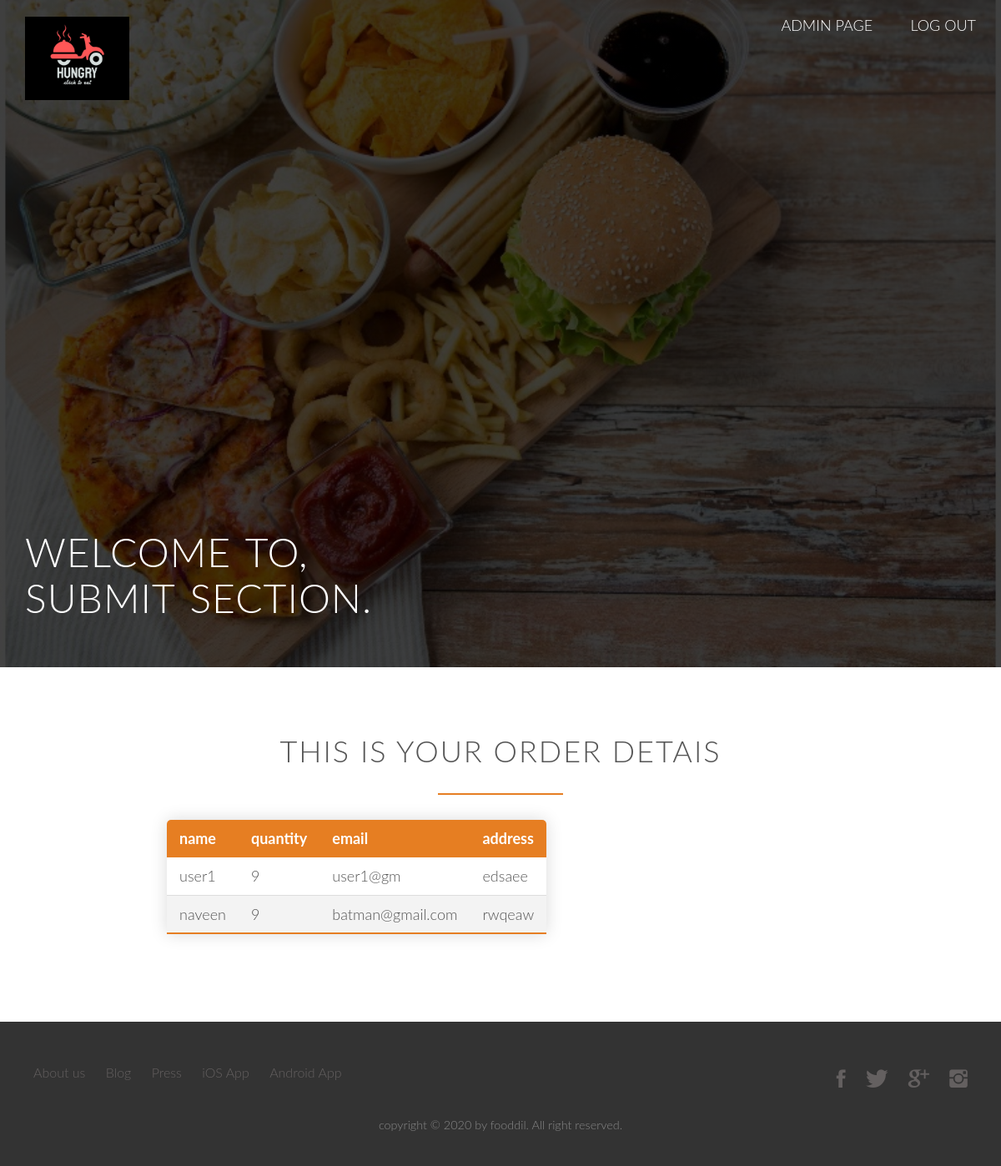
The page /orderdetails.php on the database its author committed.
### tables this page shows
CREATE TABLE IF NOT EXISTS `order_details` (
  `name` varchar(200) NOT NULL,
  `quntity` int NOT NULL,
  `email` varchar(200) NOT NULL,
  `address` text NOT NULL
);

### orderdetails.php (the view, shortened to what this page needs)
<?php
$servername = "localhost";
$username = "root";
$password = "";
$dbname = "cw2_food";
$conn = new mysqli($servername, $username, $password, $dbname);
$sql = "SELECT * FROM `order_details` ";
$result = $conn->query($sql);
?>
<!DOCTYPE html>
<html>
<head>
    <link rel="stylesheet" href="vendors/css/normalize.css">
    <link rel="stylesheet" type="text/css" href="resources/css/style.css">
    <link rel="stylesheet" href="vendors/css/7.1 Grid.css">
    <link rel="stylesheet" href="vendors/css/ionicons.min.css">
</head>
<body>
	<header>
        <nav>
            <div class="row">
                <img src="resources/css/img/logo.jpg" alt="food logo" class="logo">
                <ul class="main-nav">
                    <li> <a href="admin.php">Admin page </a> </li>
                    <li> <a href="preview.php">LOG OUT </a> </li>
                </ul>
            </div>
        </nav>
         <div class="hero-text-box">
             <h1>welcome to, <br> submit section.</h1>
         </div>
    </header>
<section>
   <h2>this is your order detais</h2>
<table class="content-table">
  <thead>
  <tr class=>
            <td>name</td>
            <td>quantity</td>
            <td>email</td>
            <td>address</td>
        </tr>
  </thead>
<?php if ($result->num_rows > 0) {
  while($row = $result->fetch_assoc()) {
    echo "<tr><td>".$row["name"]."</td><td>".$row["quntity"]." </td><td>".$row["email"]."
   </td><td>".$row["address"]."</td></tr>";
  }
} else {
  echo "0 results";
}
$conn->close(); ?>
</table>
</section>
             <footer>
                <div class="row">
                    <div class="col span-1-of-2">
                        <ul class="footer-nav">
                            <li><a href="#"> About us </a></li>
                            <li><a href="#"> Blog </a></li>
                            <li><a href="#"> Press </a></li>
                            <li><a href="#"> iOS App </a></li>
                            <li><a href="#">  Android App </a></li>
                        </ul>
                    </div>
                    <div class="col span-1-of-2">
                        <ul class="social-links">
                            <li><a href="#"> <i class="ion-social-facebook"></i></a></li>
                            <li><a href="#"> <i class="ion-social-twitter"></i></a></li>
                            <li><a href="#"> <i class="ion-social-googleplus"></i></a></li>
                            <li><a href="#"> <i class="ion-social-instagram"></i></a></li>
                        </ul>
                    </div>
                </div>
                <div class="row">
                    <p>
                        copyright &copy; 2020 by fooddil. All right reserved.
                    </p>
                </div>
            </footer>
</body>
</html>

### resources/css/style.css (style rules this page uses)
* { padding: 0; margin: 0%; box-sizing: border-box; }
html { background-color: #fff; color: #555; font-family: 'Lato', Arial, Helvetica, sans-serif; font-size: 20px; font-weight: 300; text-rendering: optimizeLegibility; }
.row { max-width: 1140px; margin: 0 auto 0 auto; }
header { background-image: linear-gradient(rgba(0, 0, 0, 0.753), rgba(0, 0, 0, 0.74)), url(img/hero.jpg); background-size: cover; background-position: center; height: 100vh; }
.hero-text-box { position: absolute; width: 1140px; top: 50%; left: 50%; transform: translate(-50%, -50%); }
h1 { margin-top: 0px; margin-bottom: 20px; color: #fff; font-size: 240%; font-weight: 300; text-transform: uppercase; letter-spacing: 1px; word-spacing: 4px; }
.logo { height: 100px; width: auto; float: left; margin-top: 20px; }
.main-nav { float: right; list-style: none; margin-top: 50px; }
.main-nav li { display: inline-block; margin-left: 40px; ; }
.main-nav li a:link, .main-nav li a:visited { padding: 8px 0px; color: white; text-decoration: none; text-transform: uppercase; font-size: 90%; border-bottom: 2px solid transparent; transition: border-bottom 0.2s; }
.main-nav { margin-top: 18px; }
section { padding: 80px 0px; }
h2 { font-weight: 300; text-transform: uppercase; letter-spacing: 2px; font-size: 180%; text-align: center; margin-bottom: 30px; }
h2:after { display: block; height: 2px; background-color: #e67e22; content: " "; width: 150px; margin: 0 auto; margin-top: 30px; }
footer { background-color: #333; padding: 40px; font-size: 80%; }
.footer-nav { list-style: none; float: left; }
.social-links { list-style: none; float: right; }
.footer-nav li, .social-links li { display: inline-block; margin-right: 20px; }
.footer-nav li:last-child, .social-links li:last-child { margin-right: 0px; }
.footer-nav li a:link, .footer-nav li a:visited, .social-links li a:link, .social-links a:visited { text-decoration: none; border: 0px; color: rgb(100, 96, 96); transition: color 0.2s; }
.social-links li a:link, .social-links li a:visited { font-size: 180%; }
footer p { color: #888; text-align: center; font-size: 90%; margin-top: 20px; }
.ion-social-facebook, .ion-social-twitter, .ion-social-googleplus, .ion-social-instagram { transition: color 0.2s; }
.content-table { border-collapse: collapse; margin: 25px 0; font-size: 0.9em; min-width: 400px; border-radius: 5px 5px 0 0; overflow: hidden; box-shadow: 0 0 20px rgba(0, 0, 0, 0.15); margin-left: 200px; }
.content-table thead tr { background-color: #e67e22; color: #ffffff; text-align: left; font-weight: bold; width: 100%; }
.content-table th, .content-table td { padding: 12px 15px; }
.content-table tbody tr { border-bottom: 1px solid #dddddd; }
.content-table tbody tr:nth-of-type(even) { background-color: #f3f3f3; }
.content-table tbody tr:last-of-type { border-bottom: 2px solid #e67e22; }

### rows shown on the page
order_details: name "user1", quntity "9", email "user1@gm", address "edsaee"
order_details: name "naveen", quntity "9", email "batman@gmail.com", address "rwqeaw"
